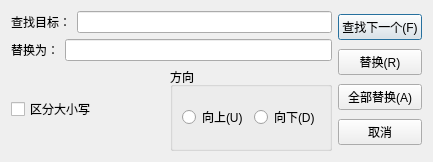
<?xml version="1.0" encoding="UTF-8"?>
<ui version="4.0">
 <class>ReplaceDialog</class>
 <widget class="QDialog" name="ReplaceDialog">
  <property name="geometry">
   <rect>
    <x>0</x>
    <y>0</y>
    <width>433</width>
    <height>162</height>
   </rect>
  </property>
  <property name="sizePolicy">
   <sizepolicy hsizetype="Fixed" vsizetype="Fixed">
    <horstretch>0</horstretch>
    <verstretch>0</verstretch>
   </sizepolicy>
  </property>
  <property name="minimumSize">
   <size>
    <width>100</width>
    <height>0</height>
   </size>
  </property>
  <property name="maximumSize">
   <size>
    <width>433</width>
    <height>16777215</height>
   </size>
  </property>
  <property name="windowTitle">
   <string>替换</string>
  </property>
  <layout class="QHBoxLayout" name="horizontalLayout_5">
   <item>
    <layout class="QVBoxLayout" name="verticalLayout_2">
     <item>
      <layout class="QVBoxLayout" name="verticalLayout_3">
       <item>
        <layout class="QHBoxLayout" name="horizontalLayout_2">
         <item>
          <widget class="QLabel" name="label">
           <property name="text">
            <string>查找目标：</string>
           </property>
          </widget>
         </item>
         <item>
          <widget class="QLineEdit" name="searchText"/>
         </item>
        </layout>
       </item>
       <item>
        <layout class="QHBoxLayout" name="horizontalLayout">
         <item>
          <widget class="QLabel" name="label_2">
           <property name="text">
            <string>替换为：</string>
           </property>
          </widget>
         </item>
         <item>
          <widget class="QLineEdit" name="targetText"/>
         </item>
        </layout>
       </item>
      </layout>
     </item>
     <item>
      <layout class="QHBoxLayout" name="horizontalLayout_4">
       <item>
        <widget class="QCheckBox" name="cbCaseSensitive">
         <property name="text">
          <string>区分大小写</string>
         </property>
        </widget>
       </item>
       <item>
        <widget class="QGroupBox" name="groupBox">
         <property name="title">
          <string>方向</string>
         </property>
         <layout class="QHBoxLayout" name="horizontalLayout_3">
          <item>
           <widget class="QRadioButton" name="rbUp">
            <property name="text">
             <string>向上(U)</string>
            </property>
           </widget>
          </item>
          <item>
           <widget class="QRadioButton" name="rbDown">
            <property name="text">
             <string>向下(D)</string>
            </property>
           </widget>
          </item>
         </layout>
        </widget>
       </item>
      </layout>
     </item>
    </layout>
   </item>
   <item>
    <layout class="QVBoxLayout" name="verticalLayout">
     <item>
      <widget class="QPushButton" name="btFindNext">
       <property name="text">
        <string>查找下一个(F)</string>
       </property>
      </widget>
     </item>
     <item>
      <widget class="QPushButton" name="btReplace">
       <property name="text">
        <string>替换(R)</string>
       </property>
      </widget>
     </item>
     <item>
      <widget class="QPushButton" name="btReplaceAll">
       <property name="text">
        <string>全部替换(A)</string>
       </property>
      </widget>
     </item>
     <item>
      <widget class="QPushButton" name="btCancel">
       <property name="text">
        <string>取消</string>
       </property>
      </widget>
     </item>
    </layout>
   </item>
  </layout>
 </widget>
 <resources/>
 <connections/>
</ui>
